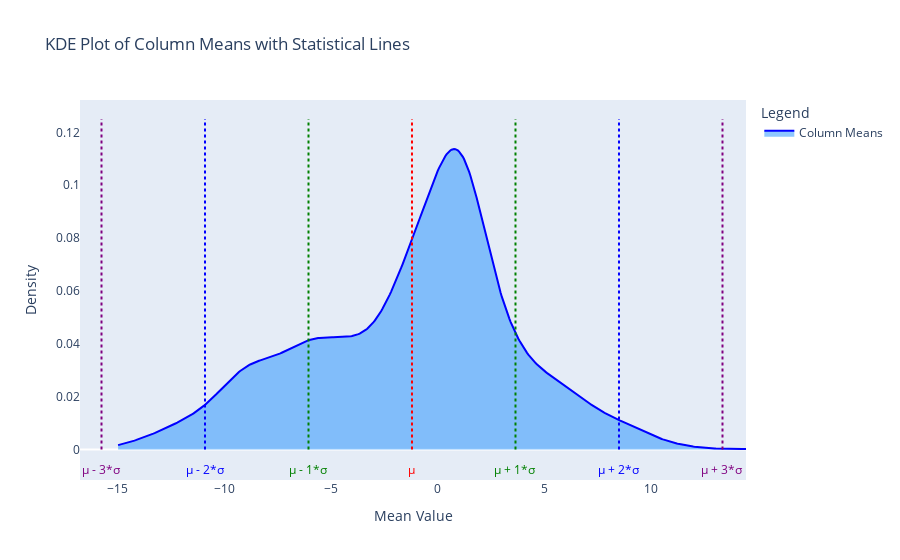

Notebook source saved alongside this figure:
### Code cell
# Assuming 'df' is your DataFrame
# Calculate the mean for each numeric column, ignoring NaN values
means = df.select_dtypes(include=[np.number]).mean()

# Compute overall mean and standard deviation of these means
overall_mean = means.mean()
overall_std = means.std()

# Create a simple KDE plot using Plotly's Figure Factory
fig = ff.create_distplot([means.dropna()], ['Column Means'], show_hist=False, show_rug=False)

# Add vertical lines for mean and mean ± standard deviations
lines = [overall_mean, overall_mean - overall_std, overall_mean + overall_std,
         overall_mean - 2 * overall_std, overall_mean + 2 * overall_std,
         overall_mean - 3 * overall_std, overall_mean + 3 * overall_std]
colors = ['red', 'green', 'green', 'blue', 'blue', 'purple', 'purple']
names = ['μ', 'μ - 1*σ', 'μ + 1*σ', 'μ - 2*σ', 'μ + 2*σ', 'μ - 3*σ', 'μ + 3*σ']
line_style = dict(dash='dot', width=2)

# Update density plot to have a filled color with transparency
fig.data[0].update(
    marker=dict(color='blue', line=dict(width=0)),
    fill='tozeroy',
    fillcolor='rgba(30,144,255,0.5)'
)

# Max density for y-scale of lines
max_density = fig.data[0].y.max() * 1.1  # Scale it a bit for visual clarity

# Add dotted vertical lines and x-axis annotations for the statistical measures
for line, color, name in zip(lines, colors, names):
    fig.add_trace(go.Scatter(
        x=[line, line],
        y=[0, max_density],  # Extend from 0 to max density for visibility
        mode='lines',
        line=dict(color=color, **line_style),
        name=name
    ))

    # Add annotations directly on the x-axis for each line
    fig.add_annotation(
        x=line, y=0,
        text=name,
        showarrow=False,
        yshift=-20,
        xshift=-5 if 'Mean' in name else 0,
        font=dict(color=color)
    )

# Remove legend for vertical lines
fig.for_each_trace(
    lambda trace: trace.update(showlegend=False) if trace.name in names else (),
)

# Update layout for better visualization
fig.update_layout(
    title='KDE Plot of Column Means with Statistical Lines',
    xaxis_title='Mean Value',
    yaxis_title='Density',
    legend_title='Legend',
    xaxis=dict(showgrid=False),
    yaxis=dict(showgrid=False)
)

# Show the plot
fig.show()

### Figure 1 — Plotly figure (JSON) as saved in the notebook; plotly's stock layout.template omitted (floating-point values rounded to 4 significant figures; data arrays with more than 128 entries replaced by an {"elided": "..."} marker saying what was removed)
{"data": [{"fill": "tozeroy", "fillcolor": "rgba(30,144,255,0.5)", "legendgroup": "Column Means", "marker": {"color": "blue", "line": {"width": 0}}, "mode": "lines", "name": "Column Means", "showlegend": true, "type": "scatter", "x": {"elided": "500 float values"}, "xaxis": "x", "y": {"elided": "500 float values"}, "yaxis": "y"}, {"line": {"color": "red", "dash": "dot", "width": 2}, "mode": "lines", "name": "μ", "showlegend": false, "type": "scatter", "x": [-1.206, -1.206], "y": [0, 0.1251]}, {"line": {"color": "green", "dash": "dot", "width": 2}, "mode": "lines", "name": "μ - 1*σ", "showlegend": false, "type": "scatter", "x": [-6.062, -6.062], "y": [0, 0.1251]}, {"line": {"color": "green", "dash": "dot", "width": 2}, "mode": "lines", "name": "μ + 1*σ", "showlegend": false, "type": "scatter", "x": [3.649, 3.649], "y": [0, 0.1251]}, {"line": {"color": "blue", "dash": "dot", "width": 2}, "mode": "lines", "name": "μ - 2*σ", "showlegend": false, "type": "scatter", "x": [-10.92, -10.92], "y": [0, 0.1251]}, {"line": {"color": "blue", "dash": "dot", "width": 2}, "mode": "lines", "name": "μ + 2*σ", "showlegend": false, "type": "scatter", "x": [8.504, 8.504], "y": [0, 0.1251]}, {"line": {"color": "purple", "dash": "dot", "width": 2}, "mode": "lines", "name": "μ - 3*σ", "showlegend": false, "type": "scatter", "x": [-15.77, -15.77], "y": [0, 0.1251]}, {"line": {"color": "purple", "dash": "dot", "width": 2}, "mode": "lines", "name": "μ + 3*σ", "showlegend": false, "type": "scatter", "x": [13.36, 13.36], "y": [0, 0.1251]}], "layout": {"annotations": [{"font": {"color": "red"}, "showarrow": false, "text": "μ", "x": -1.206, "xshift": 0, "y": 0, "yshift": -20}, {"font": {"color": "green"}, "showarrow": false, "text": "μ - 1*σ", "x": -6.062, "xshift": 0, "y": 0, "yshift": -20}, {"font": {"color": "green"}, "showarrow": false, "text": "μ + 1*σ", "x": 3.649, "xshift": 0, "y": 0, "yshift": -20}, {"font": {"color": "blue"}, "showarrow": false, "text": "μ - 2*σ", "x": -10.92, "xshift": 0, "y": 0, "yshift": -20}, {"font": {"color": "blue"}, "showarrow": false, "text": "μ + 2*σ", "x": 8.504, "xshift": 0, "y": 0, "yshift": -20}, {"font": {"color": "purple"}, "showarrow": false, "text": "μ - 3*σ", "x": -15.77, "xshift": 0, "y": 0, "yshift": -20}, {"font": {"color": "purple"}, "showarrow": false, "text": "μ + 3*σ", "x": 13.36, "xshift": 0, "y": 0, "yshift": -20}], "autosize": true, "barmode": "overlay", "hovermode": "closest", "legend": {"title": {"text": "Legend"}, "traceorder": "reversed"}, "title": {"text": "KDE Plot of Column Means with Statistical Lines"}, "xaxis": {"anchor": "y2", "autorange": true, "domain": [0, 1], "range": [-16.24, 14.46], "showgrid": false, "title": {"text": "Mean Value"}, "type": "linear", "zeroline": false}, "yaxis": {"anchor": "free", "autorange": true, "domain": [0, 1], "position": 0, "range": [-0.02607, 0.133], "showgrid": false, "title": {"text": "Density"}, "type": "linear"}}}
